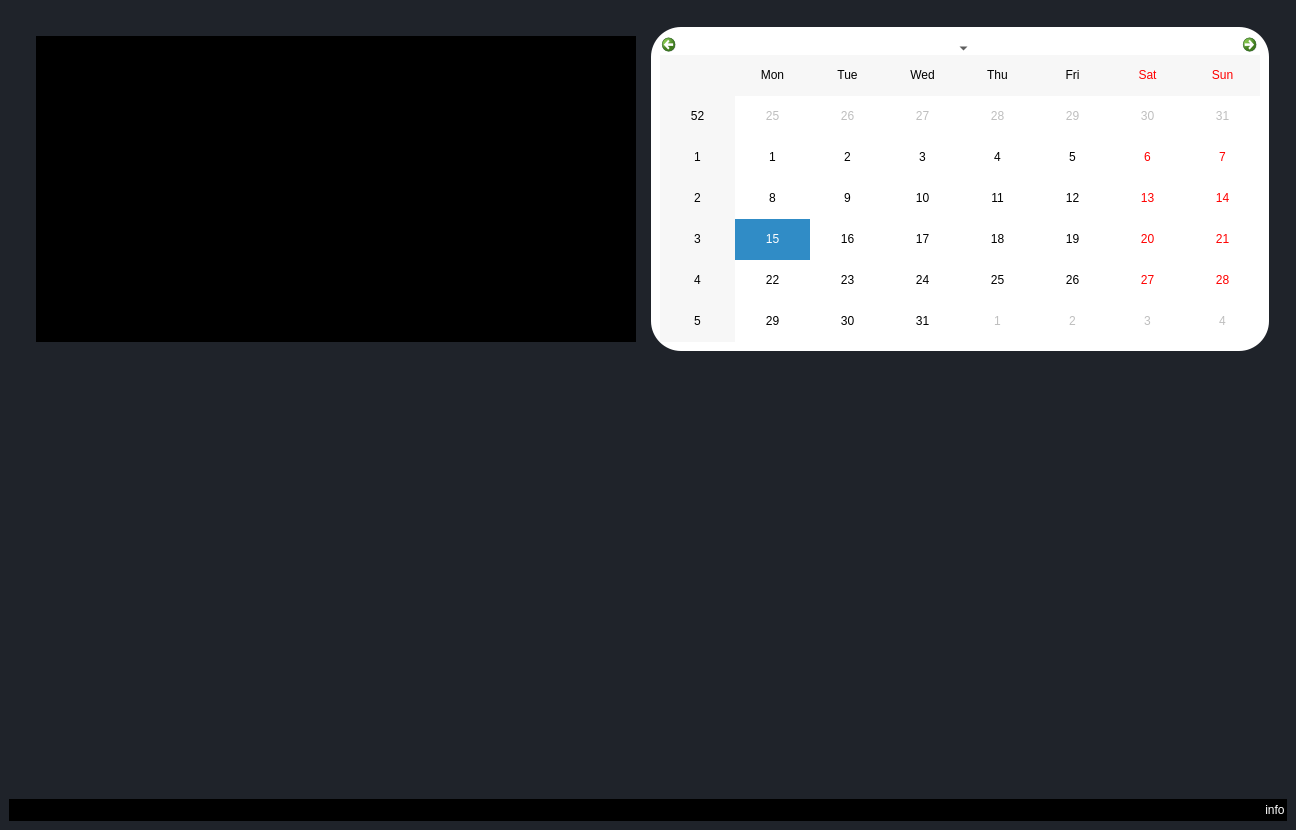
<?xml version="1.0" encoding="UTF-8"?>
<ui version="4.0">
 <class>MainWindow</class>
 <widget class="QMainWindow" name="MainWindow">
  <property name="geometry">
   <rect>
    <x>0</x>
    <y>0</y>
    <width>1296</width>
    <height>830</height>
   </rect>
  </property>
  <property name="sizePolicy">
   <sizepolicy hsizetype="Preferred" vsizetype="Preferred">
    <horstretch>0</horstretch>
    <verstretch>0</verstretch>
   </sizepolicy>
  </property>
  <property name="windowTitle">
   <string>MainWindow</string>
  </property>
  <property name="autoFillBackground">
   <bool>false</bool>
  </property>
  <property name="styleSheet">
   <string notr="true">* {
    padding: 0px;
    margin: 0px;
    border: 0px;
    border-style: none;
    border-image: none;
    outline: 0;
    background-color: transparent;
    background: transparent;
}
#centralwidget{
background-color: #1f232a;
}
#mneuwidgrt{
background-color: #16191d;
}

QPushButton{
padding: 2px;
outline: none;
border: none;
}



</string>
  </property>
  <widget class="QWidget" name="centralwidget">
   <layout class="QVBoxLayout" name="verticalLayout">
    <property name="spacing">
     <number>100</number>
    </property>
    <item>
     <widget class="QStackedWidget" name="stackedWidget">
      <property name="sizePolicy">
       <sizepolicy hsizetype="Expanding" vsizetype="Expanding">
        <horstretch>0</horstretch>
        <verstretch>10</verstretch>
       </sizepolicy>
      </property>
      <property name="currentIndex">
       <number>0</number>
      </property>
      <widget class="QWidget" name="page">
       <property name="styleSheet">
        <string notr="true">background-color: #1f232a;</string>
       </property>
       <layout class="QHBoxLayout" name="horizontalLayout_4">
        <item>
         <widget class="QFrame" name="frame_6">
          <property name="frameShape">
           <enum>QFrame::StyledPanel</enum>
          </property>
          <property name="frameShadow">
           <enum>QFrame::Raised</enum>
          </property>
          <layout class="QGridLayout" name="gridLayout_2">
           <item row="0" column="0">
            <widget class="QFrame" name="frame_7">
             <property name="styleSheet">
              <string notr="true"/>
             </property>
             <property name="frameShape">
              <enum>QFrame::StyledPanel</enum>
             </property>
             <property name="frameShadow">
              <enum>QFrame::Raised</enum>
             </property>
             <layout class="QHBoxLayout" name="horizontalLayout_10">
              <item>
               <widget class="QLabel" name="label">
                <property name="styleSheet">
                 <string notr="true">background:black;
background-position: center;
 background-image: url(&quot;e.png&quot;);
background-repeat: no-repeat;</string>
                </property>
                <property name="text">
                 <string/>
                </property>
               </widget>
              </item>
             </layout>
            </widget>
           </item>
           <item row="0" column="1">
            <widget class="QFrame" name="frame_8">
             <property name="styleSheet">
              <string notr="true">background-color: rgb(255, 255, 255);
border-radius: 30px;</string>
             </property>
             <property name="frameShape">
              <enum>QFrame::StyledPanel</enum>
             </property>
             <property name="frameShadow">
              <enum>QFrame::Raised</enum>
             </property>
             <layout class="QHBoxLayout" name="horizontalLayout_13">
              <item>
               <widget class="QCalendarWidget" name="calendarWidget">
                <property name="styleSheet">
                 <string notr="true">border-radius: 50px;</string>
                </property>
               </widget>
              </item>
             </layout>
            </widget>
           </item>
           <item row="1" column="0">
            <widget class="QFrame" name="frame_10">
             <property name="frameShape">
              <enum>QFrame::StyledPanel</enum>
             </property>
             <property name="frameShadow">
              <enum>QFrame::Raised</enum>
             </property>
             <layout class="QHBoxLayout" name="horizontalLayout_11">
              <item>
               <widget class="QGraphicsView" name="graphicsView"/>
              </item>
             </layout>
            </widget>
           </item>
           <item row="1" column="1">
            <widget class="QFrame" name="frame_9">
             <property name="frameShape">
              <enum>QFrame::StyledPanel</enum>
             </property>
             <property name="frameShadow">
              <enum>QFrame::Raised</enum>
             </property>
             <layout class="QHBoxLayout" name="horizontalLayout_12">
              <item>
               <widget class="QTextBrowser" name="date">
                <property name="font">
                 <font>
                  <family>MS Sans Serif</family>
                  <pointsize>100</pointsize>
                  <weight>75</weight>
                  <italic>true</italic>
                  <bold>true</bold>
                 </font>
                </property>
                <property name="styleSheet">
                 <string notr="true">color: rgb(255, 255, 255);</string>
                </property>
                <property name="frameShape">
                 <enum>QFrame::Box</enum>
                </property>
                <property name="frameShadow">
                 <enum>QFrame::Raised</enum>
                </property>
               </widget>
              </item>
             </layout>
            </widget>
           </item>
          </layout>
         </widget>
        </item>
       </layout>
      </widget>
      <widget class="QWidget" name="page_2">
       <property name="styleSheet">
        <string notr="true">background-color: #1f232a;</string>
       </property>
       <layout class="QHBoxLayout" name="horizontalLayout_5"/>
      </widget>
      <widget class="QWidget" name="page_5">
       <property name="styleSheet">
        <string notr="true">background-color: #1f232a;</string>
       </property>
       <layout class="QHBoxLayout" name="horizontalLayout_8"/>
      </widget>
      <widget class="QWidget" name="page_4">
       <property name="styleSheet">
        <string notr="true">background-color: #1f232a;</string>
       </property>
       <layout class="QHBoxLayout" name="horizontalLayout_7"/>
      </widget>
      <widget class="QWidget" name="page_3">
       <property name="styleSheet">
        <string notr="true">background-color: #1f232a;</string>
       </property>
       <layout class="QHBoxLayout" name="horizontalLayout_6">
        <item>
         <widget class="QFrame" name="frame_4">
          <property name="styleSheet">
           <string notr="true">background-color: transparent;
background: transparent;</string>
          </property>
          <property name="frameShape">
           <enum>QFrame::StyledPanel</enum>
          </property>
          <property name="frameShadow">
           <enum>QFrame::Raised</enum>
          </property>
          <layout class="QGridLayout" name="gridLayout">
           <item row="0" column="0">
            <widget class="QPushButton" name="pushButton_2">
             <property name="styleSheet">
              <string notr="true">background-color: rgb(0, 0, 0);
color: rgb(255, 255, 255);</string>
             </property>
             <property name="text">
              <string>PushButton</string>
             </property>
             <property name="icon">
              <iconset>
               <normaloff>icons/24x24/cil-arrow-bottom.png</normaloff>icons/24x24/cil-arrow-bottom.png</iconset>
             </property>
             <property name="iconSize">
              <size>
               <width>20</width>
               <height>140</height>
              </size>
             </property>
            </widget>
           </item>
           <item row="0" column="1">
            <widget class="QPushButton" name="pushButton_4">
             <property name="styleSheet">
              <string notr="true">background-color: rgb(0, 0, 0);
color: rgb(255, 255, 255);</string>
             </property>
             <property name="text">
              <string>PushButton</string>
             </property>
             <property name="icon">
              <iconset>
               <normaloff>icons/24x24/cil-arrow-left.png</normaloff>icons/24x24/cil-arrow-left.png</iconset>
             </property>
             <property name="iconSize">
              <size>
               <width>20</width>
               <height>140</height>
              </size>
             </property>
            </widget>
           </item>
           <item row="0" column="2">
            <widget class="QPushButton" name="pushButton_11">
             <property name="styleSheet">
              <string notr="true">background-color: rgb(0, 0, 0);
color: rgb(255, 255, 255);</string>
             </property>
             <property name="text">
              <string>PushButton</string>
             </property>
             <property name="icon">
              <iconset>
               <normaloff>icons/24x24/cil-arrow-right.png</normaloff>icons/24x24/cil-arrow-right.png</iconset>
             </property>
             <property name="iconSize">
              <size>
               <width>20</width>
               <height>140</height>
              </size>
             </property>
            </widget>
           </item>
           <item row="1" column="0">
            <widget class="QPushButton" name="pushButton_6">
             <property name="styleSheet">
              <string notr="true">background-color: rgb(0, 0, 0);
color: rgb(255, 255, 255);</string>
             </property>
             <property name="text">
              <string>PushButton</string>
             </property>
             <property name="icon">
              <iconset>
               <normaloff>icons/24x24/cil-arrow-circle-top.png</normaloff>icons/24x24/cil-arrow-circle-top.png</iconset>
             </property>
             <property name="iconSize">
              <size>
               <width>20</width>
               <height>140</height>
              </size>
             </property>
            </widget>
           </item>
           <item row="1" column="1">
            <widget class="QPushButton" name="pushButton_5">
             <property name="sizeIncrement">
              <size>
               <width>0</width>
               <height>0</height>
              </size>
             </property>
             <property name="styleSheet">
              <string notr="true">background-color: rgb(0, 0, 0);
color: rgb(255, 255, 255);</string>
             </property>
             <property name="text">
              <string>PushButton</string>
             </property>
             <property name="icon">
              <iconset>
               <normaloff>icons/24x24/cil-arrow-left.png</normaloff>icons/24x24/cil-arrow-left.png</iconset>
             </property>
             <property name="iconSize">
              <size>
               <width>20</width>
               <height>140</height>
              </size>
             </property>
            </widget>
           </item>
           <item row="1" column="2">
            <widget class="QPushButton" name="pushButton_10">
             <property name="styleSheet">
              <string notr="true">background-color: rgb(0, 0, 0);
color: rgb(255, 255, 255);</string>
             </property>
             <property name="text">
              <string>PushButton</string>
             </property>
             <property name="icon">
              <iconset>
               <normaloff>icons/24x24/cil-arrow-right.png</normaloff>icons/24x24/cil-arrow-right.png</iconset>
             </property>
             <property name="iconSize">
              <size>
               <width>20</width>
               <height>140</height>
              </size>
             </property>
            </widget>
           </item>
           <item row="2" column="0">
            <widget class="QPushButton" name="pushButton_12">
             <property name="styleSheet">
              <string notr="true">background-color: rgb(0, 0, 0);
color: rgb(255, 255, 255);</string>
             </property>
             <property name="text">
              <string>PushButton</string>
             </property>
             <property name="icon">
              <iconset>
               <normaloff>icons/24x24/cil-arrow-left.png</normaloff>icons/24x24/cil-arrow-left.png</iconset>
             </property>
             <property name="iconSize">
              <size>
               <width>20</width>
               <height>140</height>
              </size>
             </property>
            </widget>
           </item>
           <item row="2" column="1">
            <widget class="QPushButton" name="pushButton_13">
             <property name="styleSheet">
              <string notr="true">background-color: rgb(0, 0, 0);
color: rgb(255, 255, 255);</string>
             </property>
             <property name="text">
              <string>PushButton</string>
             </property>
             <property name="icon">
              <iconset>
               <normaloff>icons/24x24/cil-arrow-right.png</normaloff>icons/24x24/cil-arrow-right.png</iconset>
             </property>
             <property name="iconSize">
              <size>
               <width>20</width>
               <height>140</height>
              </size>
             </property>
            </widget>
           </item>
           <item row="2" column="2">
            <widget class="QPushButton" name="pushButton_14">
             <property name="styleSheet">
              <string notr="true">background-color: rgb(0, 0, 0);
color: rgb(255, 255, 255);</string>
             </property>
             <property name="text">
              <string>PushButton</string>
             </property>
             <property name="icon">
              <iconset>
               <normaloff>icons/24x24/cil-envelope-letter.png</normaloff>icons/24x24/cil-envelope-letter.png</iconset>
             </property>
             <property name="iconSize">
              <size>
               <width>20</width>
               <height>140</height>
              </size>
             </property>
            </widget>
           </item>
          </layout>
         </widget>
        </item>
       </layout>
      </widget>
      <widget class="QWidget" name="page_6">
       <layout class="QHBoxLayout" name="horizontalLayout_9">
        <item>
         <widget class="QWidget" name="widget" native="true">
          <property name="styleSheet">
           <string notr="true">background-color: rgb(0,0,0);</string>
          </property>
          <layout class="QHBoxLayout" name="horizontalLayout_14">
           <item>
            <widget class="QWidget" name="widget_2" native="true">
             <property name="maximumSize">
              <size>
               <width>200</width>
               <height>16777215</height>
              </size>
             </property>
             <property name="styleSheet">
              <string notr="true">background-color: rgb(0, 0, 0);</string>
             </property>
             <layout class="QVBoxLayout" name="verticalLayout_3">
              <item>
               <widget class="QPushButton" name="pushButton_16">
                <property name="minimumSize">
                 <size>
                  <width>0</width>
                  <height>100</height>
                 </size>
                </property>
                <property name="styleSheet">
                 <string notr="true">QPushButton{
spacing: 4px;
padding-top: 4px;
padding-bottom: 4px;
border: none;
outline: none;
color: rgb(255, 255, 255);
background-color: #16191d;
}

QPushButton:hover {
        background-color:#1f232a;

    }

QPushButton:pressed {
        background-color: #1f232a;
    }

QPushButton:selected {
        background: #1f232a;

    }
</string>
                </property>
                <property name="text">
                 <string>send message</string>
                </property>
               </widget>
              </item>
              <item>
               <widget class="QPushButton" name="pushButton_17">
                <property name="minimumSize">
                 <size>
                  <width>0</width>
                  <height>100</height>
                 </size>
                </property>
                <property name="styleSheet">
                 <string notr="true">QPushButton{
spacing: 4px;
padding-top: 4px;
padding-bottom: 4px;
border: none;
outline: none;
color: rgb(255, 255, 255);
background-color: #16191d;
}

QPushButton:hover {
        background-color:#1f232a;

    }

QPushButton:pressed {
        background-color: #1f232a;
    }

QPushButton:selected {
        background: #1f232a;

    }
</string>
                </property>
                <property name="text">
                 <string>all message</string>
                </property>
               </widget>
              </item>
              <item>
               <widget class="QPushButton" name="pushButton_18">
                <property name="minimumSize">
                 <size>
                  <width>50</width>
                  <height>100</height>
                 </size>
                </property>
                <property name="styleSheet">
                 <string notr="true">QPushButton{
spacing: 4px;
padding-top: 4px;
padding-bottom: 4px;
border: none;
outline: none;
color: rgb(255, 255, 255);
background-color: #16191d;
}

QPushButton:hover {
        background-color:#1f232a;

    }

QPushButton:pressed {
        background-color: #1f232a;
    }

QPushButton:selected {
        background: #1f232a;

    }
</string>
                </property>
                <property name="text">
                 <string>receved message</string>
                </property>
               </widget>
              </item>
             </layout>
            </widget>
           </item>
           <item>
            <widget class="QWidget" name="widget_3" native="true">
             <layout class="QHBoxLayout" name="horizontalLayout_15">
              <item>
               <widget class="QStackedWidget" name="stackedWidget_2">
                <property name="styleSheet">
                 <string notr="true">background-color: rgb(0,0,0);</string>
                </property>
                <property name="currentIndex">
                 <number>2</number>
                </property>
                <widget class="QWidget" name="page_7">
                 <layout class="QHBoxLayout" name="horizontalLayout_17">
                  <item>
                   <widget class="QListWidget" name="listWidget"/>
                  </item>
                 </layout>
                </widget>
                <widget class="QWidget" name="page_8">
                 <layout class="QHBoxLayout" name="horizontalLayout_16">
                  <item>
                   <widget class="QListWidget" name="listWidget_2"/>
                  </item>
                 </layout>
                </widget>
                <widget class="QWidget" name="page_9">
                 <layout class="QVBoxLayout" name="verticalLayout_4">
                  <item>
                   <widget class="QWidget" name="widget_4" native="true"/>
                  </item>
                  <item>
                   <widget class="QWidget" name="widget_5" native="true">
                    <property name="maximumSize">
                     <size>
                      <width>16777215</width>
                      <height>150</height>
                     </size>
                    </property>
                    <layout class="QHBoxLayout" name="horizontalLayout_18">
                     <item>
                      <spacer name="horizontalSpacer">
                       <property name="orientation">
                        <enum>Qt::Horizontal</enum>
                       </property>
                       <property name="sizeType">
                        <enum>QSizePolicy::Fixed</enum>
                       </property>
                       <property name="sizeHint" stdset="0">
                        <size>
                         <width>100</width>
                         <height>20</height>
                        </size>
                       </property>
                      </spacer>
                     </item>
                     <item>
                      <widget class="QPushButton" name="pushButton_15">
                       <property name="minimumSize">
                        <size>
                         <width>150</width>
                         <height>0</height>
                        </size>
                       </property>
                       <property name="maximumSize">
                        <size>
                         <width>200</width>
                         <height>150</height>
                        </size>
                       </property>
                       <property name="styleSheet">
                        <string notr="true">QPushButton{
spacing: 4px;
padding-top: 4px;
padding-bottom: 4px;
border: none;
outline: none;
color: rgb(255, 255, 255);
background-color: #16191d;
border-radius:20px;
}

QPushButton:hover {
        background-color:#1f232a;

    }

QPushButton:pressed {
        background-color: #1f232a;
    }

QPushButton:selected {
        background: #1f232a;

    }
</string>
                       </property>
                       <property name="text">
                        <string>send</string>
                       </property>
                      </widget>
                     </item>
                     <item>
                      <spacer name="horizontalSpacer_2">
                       <property name="orientation">
                        <enum>Qt::Horizontal</enum>
                       </property>
                       <property name="sizeHint" stdset="0">
                        <size>
                         <width>352</width>
                         <height>20</height>
                        </size>
                       </property>
                      </spacer>
                     </item>
                     <item>
                      <widget class="QTextEdit" name="textEdit"/>
                     </item>
                     <item>
                      <spacer name="horizontalSpacer_3">
                       <property name="orientation">
                        <enum>Qt::Horizontal</enum>
                       </property>
                       <property name="sizeType">
                        <enum>QSizePolicy::Fixed</enum>
                       </property>
                       <property name="sizeHint" stdset="0">
                        <size>
                         <width>40</width>
                         <height>20</height>
                        </size>
                       </property>
                      </spacer>
                     </item>
                    </layout>
                   </widget>
                  </item>
                 </layout>
                </widget>
               </widget>
              </item>
             </layout>
            </widget>
           </item>
          </layout>
         </widget>
        </item>
       </layout>
      </widget>
     </widget>
    </item>
    <item>
     <widget class="QWidget" name="keymenuwidget" native="true">
      <property name="styleSheet">
       <string notr="true">background-color: rgb(0, 0, 0);</string>
      </property>
      <layout class="QHBoxLayout" name="horizontalLayout">
       <property name="spacing">
        <number>0</number>
       </property>
       <property name="leftMargin">
        <number>0</number>
       </property>
       <property name="topMargin">
        <number>0</number>
       </property>
       <property name="rightMargin">
        <number>0</number>
       </property>
       <property name="bottomMargin">
        <number>0</number>
       </property>
       <item alignment="Qt::AlignLeft">
        <widget class="QFrame" name="frame">
         <property name="styleSheet">
          <string notr="true">background-color:#0D0D14;</string>
         </property>
         <property name="frameShape">
          <enum>QFrame::StyledPanel</enum>
         </property>
         <property name="frameShadow">
          <enum>QFrame::Raised</enum>
         </property>
         <layout class="QHBoxLayout" name="horizontalLayout_3">
          <property name="spacing">
           <number>0</number>
          </property>
          <property name="leftMargin">
           <number>0</number>
          </property>
          <property name="topMargin">
           <number>0</number>
          </property>
          <property name="rightMargin">
           <number>0</number>
          </property>
          <property name="bottomMargin">
           <number>0</number>
          </property>
          <item>
           <widget class="QPushButton" name="pushButton_7">
            <property name="styleSheet">
             <string notr="true">QPushButton{
spacing: 4px;
padding-top: 4px;
padding-bottom: 4px;
border: none;
outline: none;
color: rgb(255, 255, 255);
background-color: rgb(0,0,0);
}

QPushButton:hover {
        background-color:#1f232a;

    }

QPushButton:pressed {
        background-color: #1f232a;
    }

QPushButton:selected {
        background: #1f232a;

    }
</string>
            </property>
            <property name="text">
             <string/>
            </property>
            <property name="icon">
             <iconset>
              <normaloff>icons/24x24/cil-3d.png</normaloff>icons/24x24/cil-3d.png</iconset>
            </property>
            <property name="iconSize">
             <size>
              <width>70</width>
              <height>70</height>
             </size>
            </property>
           </widget>
          </item>
          <item>
           <widget class="QPushButton" name="pushButton_8">
            <property name="toolTip">
             <string>home</string>
            </property>
            <property name="styleSheet">
             <string notr="true">QPushButton{
spacing: 4px;
padding-top: 4px;
padding-bottom: 4px;
border: none;
outline: none;
color: rgb(255, 255, 255);
background-color: rgb(0,0,0);
}

QPushButton:hover {
        background-color:#1f232a;

    }

QPushButton:pressed {
        background-color: #1f232a;
    }

QPushButton:selected {
        background: #1f232a;

    }
</string>
            </property>
            <property name="text">
             <string/>
            </property>
            <property name="icon">
             <iconset>
              <normaloff>icons/24x24/cil-4k.png</normaloff>icons/24x24/cil-4k.png</iconset>
            </property>
            <property name="iconSize">
             <size>
              <width>70</width>
              <height>70</height>
             </size>
            </property>
           </widget>
          </item>
          <item>
           <widget class="QPushButton" name="pushButton_9">
            <property name="styleSheet">
             <string notr="true">QPushButton{
spacing: 4px;
padding-top: 4px;
padding-bottom: 4px;
border: none;
outline: none;
color: rgb(255, 255, 255);
background-color: rgb(0,0,0);
}

QPushButton:hover {
        background-color:#1f232a;

    }

QPushButton:pressed {
        background-color: #1f232a;
    }

QPushButton:selected {
        background: #1f232a;

    }
</string>
            </property>
            <property name="text">
             <string/>
            </property>
            <property name="icon">
             <iconset>
              <normaloff>icons/24x24/cil-airplay.png</normaloff>icons/24x24/cil-airplay.png</iconset>
            </property>
            <property name="iconSize">
             <size>
              <width>70</width>
              <height>70</height>
             </size>
            </property>
           </widget>
          </item>
         </layout>
        </widget>
       </item>
       <item alignment="Qt::AlignHCenter">
        <widget class="QFrame" name="frame_2">
         <property name="styleSheet">
          <string notr="true">background-color: #0D0D14;
</string>
         </property>
         <property name="frameShape">
          <enum>QFrame::StyledPanel</enum>
         </property>
         <property name="frameShadow">
          <enum>QFrame::Raised</enum>
         </property>
         <layout class="QHBoxLayout" name="horizontalLayout_2">
          <property name="spacing">
           <number>0</number>
          </property>
          <property name="leftMargin">
           <number>0</number>
          </property>
          <property name="topMargin">
           <number>0</number>
          </property>
          <property name="rightMargin">
           <number>0</number>
          </property>
          <property name="bottomMargin">
           <number>0</number>
          </property>
          <item>
           <widget class="QPushButton" name="pushButton">
            <property name="styleSheet">
             <string notr="true">QPushButton{
spacing: 4px;
padding-top: 4px;
padding-bottom: 4px;
border: none;
outline: none;
color: rgb(255, 255, 255);
background-color: rgb(0,0,0);
}

QPushButton:hover {
        background-color:#1f232a;

    }

QPushButton:pressed {
        background-color: #1f232a;
    }

QPushButton:selected {
        background: #1f232a;

    }
</string>
            </property>
            <property name="text">
             <string/>
            </property>
            <property name="icon">
             <iconset>
              <normaloff>icons/24x24/cil-check-circle.png</normaloff>icons/24x24/cil-check-circle.png</iconset>
            </property>
            <property name="iconSize">
             <size>
              <width>70</width>
              <height>70</height>
             </size>
            </property>
           </widget>
          </item>
          <item>
           <widget class="QPushButton" name="message">
            <property name="toolTip">
             <string>message</string>
            </property>
            <property name="styleSheet">
             <string notr="true">QPushButton{
spacing: 4px;
padding-top: 4px;
padding-bottom: 4px;
border: none;
outline: none;
color: rgb(255, 255, 255);
background-color: rgb(0,0,0);
}

QPushButton:hover {
        background-color:#1f232a;

    }

QPushButton:pressed {
        background-color: #1f232a;
    }

QPushButton:selected {
        background: #1f232a;

    }
</string>
            </property>
            <property name="text">
             <string/>
            </property>
            <property name="icon">
             <iconset>
              <normaloff>icons/24x24/cil-arrow-left.png</normaloff>icons/24x24/cil-arrow-left.png</iconset>
            </property>
            <property name="iconSize">
             <size>
              <width>70</width>
              <height>70</height>
             </size>
            </property>
           </widget>
          </item>
          <item>
           <widget class="QPushButton" name="pushButton_3">
            <property name="styleSheet">
             <string notr="true">QPushButton{
spacing: 4px;
padding-top: 4px;
padding-bottom: 4px;
border: none;
outline: none;
color: rgb(255, 255, 255);
background-color: rgb(0,0,0);
}

QPushButton:hover {
        background-color:#1f232a;

    }

QPushButton:pressed {
        background-color: #1f232a;
    }

QPushButton:selected {
        background: #1f232a;

    }
</string>
            </property>
            <property name="text">
             <string/>
            </property>
            <property name="icon">
             <iconset resource="reserce.qrc">
              <normaloff>:/icon2/icons/24x24/cil-camera.png</normaloff>:/icon2/icons/24x24/cil-camera.png</iconset>
            </property>
            <property name="iconSize">
             <size>
              <width>70</width>
              <height>70</height>
             </size>
            </property>
           </widget>
          </item>
          <item>
           <widget class="QPushButton" name="apps">
            <property name="toolTip">
             <string>app</string>
            </property>
            <property name="styleSheet">
             <string notr="true">QPushButton{
spacing: 4px;
padding-top: 4px;
padding-bottom: 4px;
border: none;
outline: none;
color: rgb(255, 255, 255);
background-color: rgb(0,0,0);
}


QPushButton:hover {
        background-color:#1f232a;

    }

QPushButton:pressed {
        background-color: #1f232a;
    }

QPushButton:selected {
        background: #1f232a;

    }
</string>
            </property>
            <property name="text">
             <string/>
            </property>
            <property name="icon">
             <iconset>
              <normaloff>icons/24x24/cil-check.png</normaloff>icons/24x24/cil-check.png</iconset>
            </property>
            <property name="iconSize">
             <size>
              <width>70</width>
              <height>70</height>
             </size>
            </property>
           </widget>
          </item>
          <item>
           <widget class="QPushButton" name="parametre">
            <property name="toolTip">
             <string>parametre</string>
            </property>
            <property name="styleSheet">
             <string notr="true">QPushButton{
spacing: 4px;
padding-top: 4px;
padding-bottom: 4px;
border: none;
outline: none;
color: rgb(255, 255, 255);
background-color: rgb(0,0,0);
}

QPushButton:hover {
        background-color:#1f232a;

    }

QPushButton:pressed {
        background-color: #1f232a;
    }

QPushButton:selected {
        background: #1f232a;

    }
</string>
            </property>
            <property name="text">
             <string/>
            </property>
            <property name="icon">
             <iconset>
              <normaloff>icons/24x24/cil-arrow-right.png</normaloff>icons/24x24/cil-arrow-right.png</iconset>
            </property>
            <property name="iconSize">
             <size>
              <width>70</width>
              <height>70</height>
             </size>
            </property>
           </widget>
          </item>
         </layout>
        </widget>
       </item>
       <item alignment="Qt::AlignRight">
        <widget class="QFrame" name="frame_3">
         <property name="styleSheet">
          <string notr="true">background-color: #0D0D14;</string>
         </property>
         <property name="frameShape">
          <enum>QFrame::StyledPanel</enum>
         </property>
         <property name="frameShadow">
          <enum>QFrame::Raised</enum>
         </property>
         <layout class="QVBoxLayout" name="verticalLayout_2">
          <property name="spacing">
           <number>0</number>
          </property>
          <property name="leftMargin">
           <number>0</number>
          </property>
          <property name="topMargin">
           <number>0</number>
          </property>
          <property name="rightMargin">
           <number>0</number>
          </property>
          <property name="bottomMargin">
           <number>0</number>
          </property>
          <item>
           <widget class="QPushButton" name="info">
            <property name="styleSheet">
             <string notr="true">QPushButton{
spacing: 4px;
padding-top: 4px;
padding-bottom: 4px;
border: none;
outline: none;
color: rgb(255, 255, 255);
background-color: rgb(0,0,0);
}

QPushButton:hover {
        background-color:#1f232a;

    }

QPushButton:pressed {
        background-color: #1f232a;
    }

QPushButton:selected {
        background: #1f232a;

    }</string>
            </property>
            <property name="text">
             <string>info</string>
            </property>
            <property name="icon">
             <iconset>
              <normaloff>icons/24x24/cil-arrow-circle-bottom.png</normaloff>icons/24x24/cil-arrow-circle-bottom.png</iconset>
            </property>
            <property name="iconSize">
             <size>
              <width>70</width>
              <height>70</height>
             </size>
            </property>
           </widget>
          </item>
         </layout>
        </widget>
       </item>
      </layout>
     </widget>
    </item>
   </layout>
  </widget>
 </widget>
 <resources>
  <include location="reserce.qrc"/>
 </resources>
 <connections/>
</ui>
